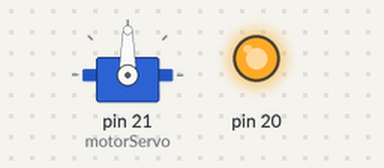
Simulated run of this sketch. Board: Arduino Mega 2560, built with avr-gcc and run on an emulated ATmega2560. Parts: servo, output pins drawn as LEDs (lit = HIGH). Pins used as bus, display or sensor lines are not drawn; what the sketch prints to the serial monitor is not drawn.

Above: at 0.05 s.
At 2.0 s:
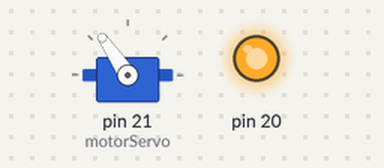
At 3.95 s:
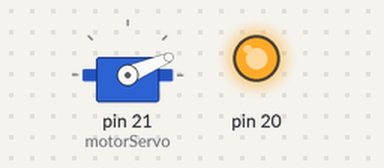
At 7.75 s:
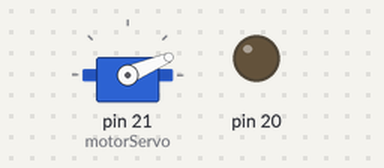
Timing chart, 0 to 10.1 s (numbered marks = the images above):
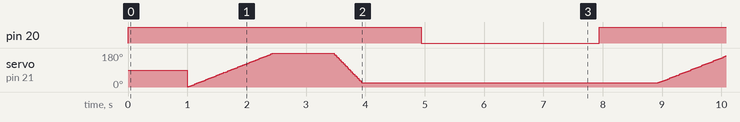

The sketch:

speed_Servo_4.ino
```cpp
//MRC522
#include <SPI.h>
#include <MFRC522.h>
#define RST_PIN 5
#define SS_PIN 53
MFRC522 mfrc522(SS_PIN, RST_PIN);

////RFID
// *
// * Typical pin layout used:
// * -------------------------
// *             MFRC522      Arduino       COLOR
// *             Reader/PCD   Mega          That Pin
// * Signal      Pin          Pin           used
// * ------------------------------------
// * RST/Reset   RST            5            RED/MERAH
// * SPI SS      SDA(SS)        53           GREY/ABU-ABU
// * SPI MOSI    MOSI           51           BLUE/BIRU
// * SPI MISO    MISO           50           HIJAU
// * SPI SCK     SCK            52           UNGU

//motor---------------------
#include <Servo.h>
Servo motorServo;
String idcard="";
void setup() {
    Serial.begin(9600);   // Initialize serial communications with the PC
    SPI.begin();
    Serial.print("Mendeteksi Kode Seril Kartu: . . .");
    motorServo.attach(21);
    pinMode(20, OUTPUT);


}


void loop() {
//  PANGGIL_ESEKUSI_RFID_();
  pintu_bergerak();
}

int a=0;
void pintu_bergerak(){
    digitalWrite(20, HIGH);
    delay(1000);
    servoOpen(180,8);
    delay(1000);
    servoClose(23,3);
    delay(1000);
    digitalWrite(20, LOW);
    delay(3000);
  }
void servoOpen(int var, int spd){
  while(a<var){
  a+=1;
  motorServo.write(a);
  delay(spd);
  }
}
void servoClose(int var, int spd){
  while(a>var){
  a-=1;
  motorServo.write(a);
  delay(spd);
  }
 }

 void PANGGIL_ESEKUSI_RFID_(){
        if ( ! mfrc522.PICC_IsNewCardPresent())
        {
          return;
        }
        if ( ! mfrc522.PICC_ReadCardSerial())
        {
          return;
        }

            byte letter;
            String content= "";
        for (byte i = 0; i < mfrc522.uid.size; i++)
        {

      //     Mencetak Nilai Id number Card
           cetak(String(mfrc522.uid.uidByte[i] < 0x10 ? "0" : ""),String(mfrc522.uid.uidByte[i], HEX));
           delay(100);
      //     ---------------end
            content.concat(String(mfrc522.uid.uidByte[i] < 0x10 ? "0" : ""));
            content.concat(String(mfrc522.uid.uidByte[i], HEX));
        }

        Serial.println();
        Serial.print("** JARINGAN : ");
        content.toUpperCase();
        idcard=content;
        Serial.print(idcard);
//        ESEKUSI_ID();

}
void cetak(String l1,String l2){
//   lcd.clear();
//   lcd.setCursor(0,0);
//   lcd.print(l1);
//   lcd.setCursor(0,1);
//   lcd.print(l2);
//
    Serial.print("\n");
    Serial.print(l1);
    Serial.print("\n");
    Serial.print(l2);
  }
```

Measured:
- by itself, pin 20: alternates HIGH for 4.8 s and LOW for 3.0 s
